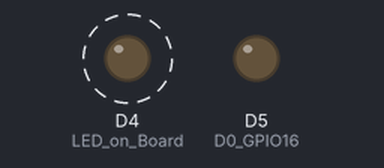
Bench run of a sketch on a simulated ESP8266 (NodeMCU). Parts: output pins drawn as LEDs (lit = HIGH). Dashed ring = blinking. WiFi joins after 1.5 s; servers stay silent unless stated; what the sketch prints to the serial monitor is not drawn.

Above: at 2.1 s.
Timing chart, 0 to 6.2 s (numbered marks = the images above):
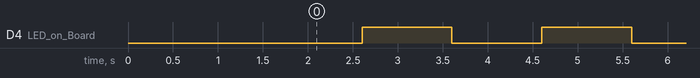

Measured:
- by itself, D4 (LED_on_Board): alternates HIGH for 1.0 s and LOW for 1.0 s

The sketch:

NavUDP_CLIENT_V2.ino
```cpp
//************************************************************
// Written by Nava Tabkum
// 2/17/2019  Version 2.0
// 1. USing ESP8266 to receive GPIO by UDP
// 2. Output to GPIO
// 3. Fail-safe feature within the code!!!
//
//************************************************************

#include <ESP8266WiFi.h>
#include <WiFiUdp.h>

#include <SPI.h>
#include <BlynkSimpleEsp8266.h>

const char *ssid = "CH8";//CH9 red, CH3 green, CH8 orange
const char *pass = "2127271234";
IPAddress ServerIP(10,10,10,10);
IPAddress ClientIP(10,10,10,21);//10.10.10.20:9991 = red, 10.10.10.22:9993 = green, 10.10.10.21:9992 = org
IPAddress NMask(255, 255, 255, 0);
BlynkTimer TIMER;
WiFiUDP udp1;
int chan = 8;  // 3, or 9, or 8


char packetBuffer[1];   //address location of 2 bytes for 1 char and null char
//======================================================================
//                Setup
//======================================================================
void setup()
{
    Serial.begin(115200);
    Serial.println();
    pinMode(D4, OUTPUT); //LED on Board
    pinMode(D5, OUTPUT); //D0 GPIO16, D5 GPIO 14

    WiFi.mode(WIFI_STA);
    WiFi.begin(ssid, pass, chan);   //Connect to access point
    delay(100);
    WiFi.config(ClientIP,ServerIP,NMask); //ip, dns, mask

    Serial.println("");
    Serial.println(WiFi.macAddress());
  // Wait for connection
  while (WiFi.status() != WL_CONNECTED) {
    delay(500);
    Serial.print(".");
  }
  Serial.println("");
  Serial.print("Connected to ");
  Serial.println(ssid);
  Serial.print("IP address: ");
  Serial.println(WiFi.localIP());

    //Start UDP
    Serial.println("Starting UDP");
    udp1.begin(9992); //   9991, 9992, 9993

    Serial.print("Local port1: ");
    Serial.println(udp1.localPort());


    TIMER.setInterval(1000, LED);
}
void LED() {
  digitalWrite(D4, !digitalRead(D4));  //LED flip-flop
}
//======================================================================
//                MAIN LOOP
//======================================================================
void loop()
{

    int cb1 = udp1.parsePacket();

    if (cb1)
    {
      // We've received a UDP packet, send it to serial
      udp1.read(packetBuffer, 1); // read the packet into the buffer, read only one byte
      //Serial.print(packetBuffer);
      delay(1);
      char p = *packetBuffer; // move char from address location packetBuffer into p
      if (p == '0') {

      digitalWrite(D5, 0);} else {

      digitalWrite(D5, 1);}

    }
    TIMER.run();
    while (WiFi.status() != WL_CONNECTED )
    {

      digitalWrite(D5, 1); // gpio 14
      delay(200);
      LED();
      }


}
```
